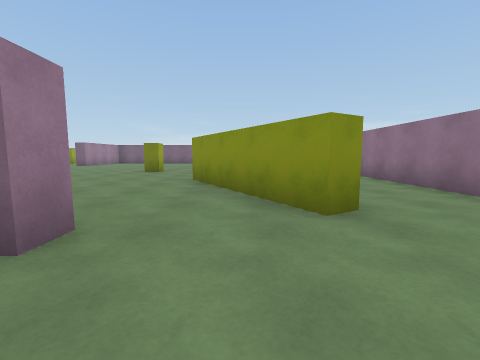
View 1 (above)

24 first-person views from a walk through a 3-D level made in the Unity game engine. The camera is 1.2 m above the floor, tilts 6° down and sees 90° across. The floor is counted in squares, 2 m on a side. Each view is taken from the middle of a square. On the plan, view 1 faces up. The plan holds only what a view shows up to about 9 squares ahead; the rest is blank. The player character is not drawn.

View 2
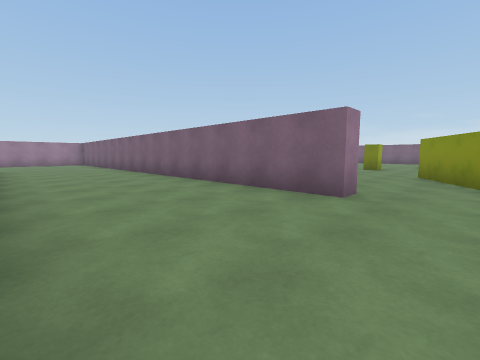

View 3
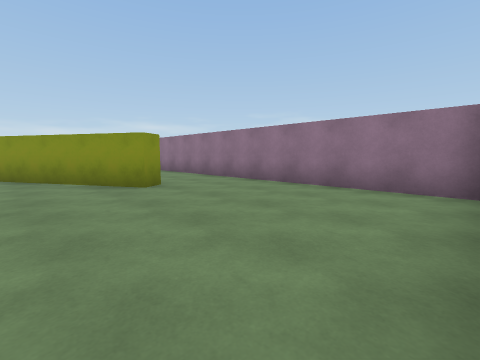

View 4
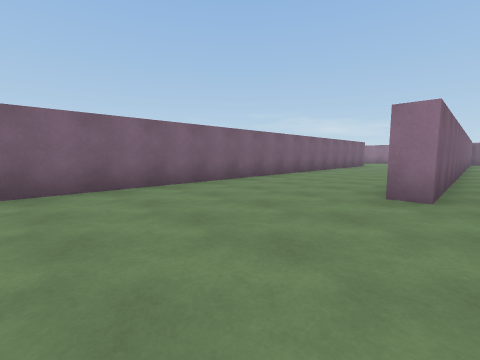

View 5
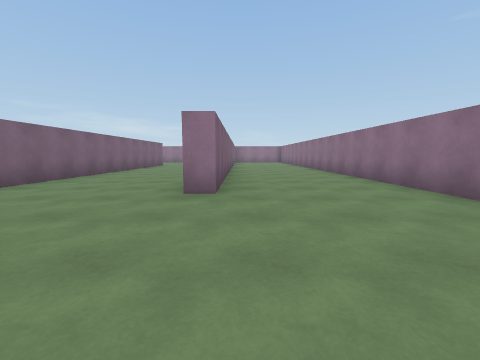

View 6
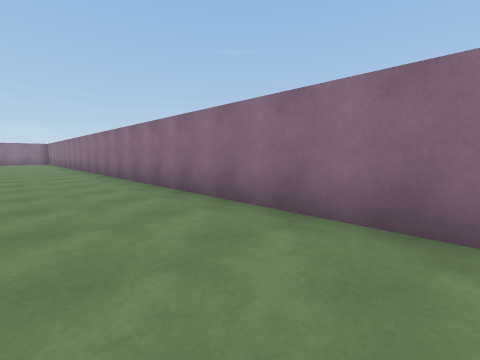

View 7
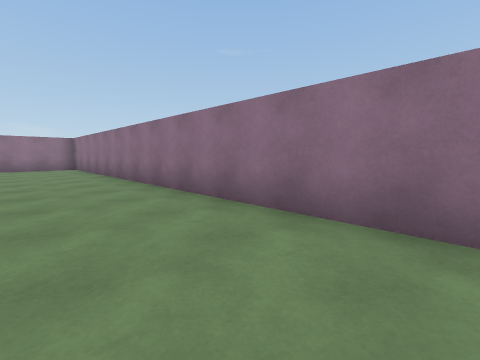

View 8
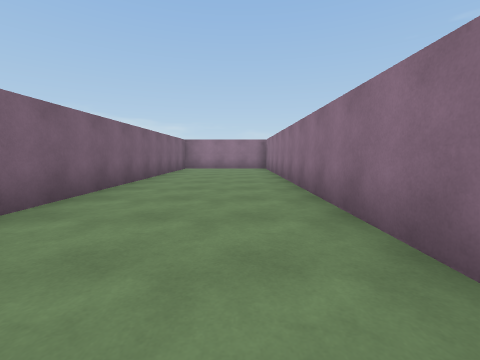

View 9
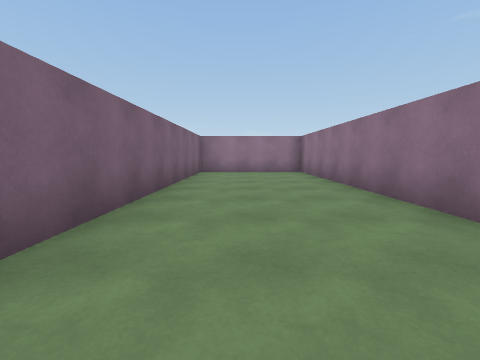

View 10
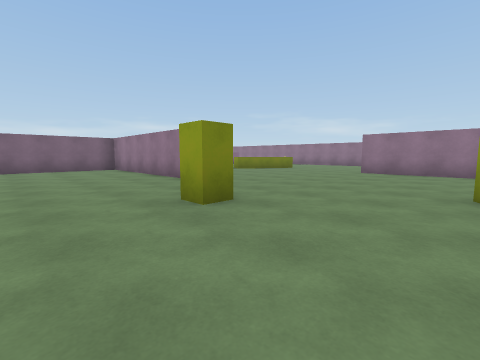

View 11
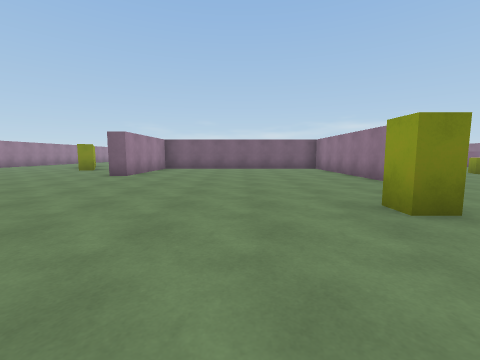

View 12
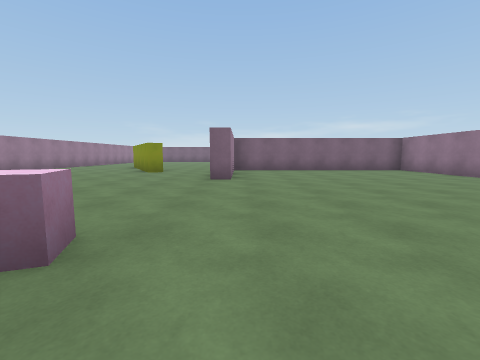

View 13
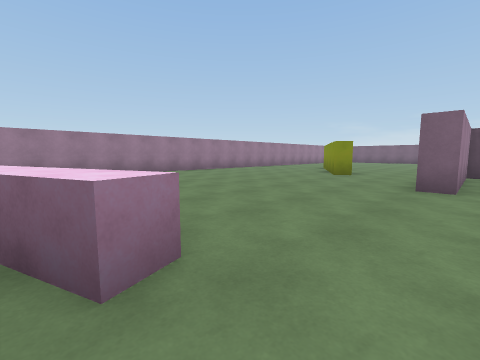

View 14
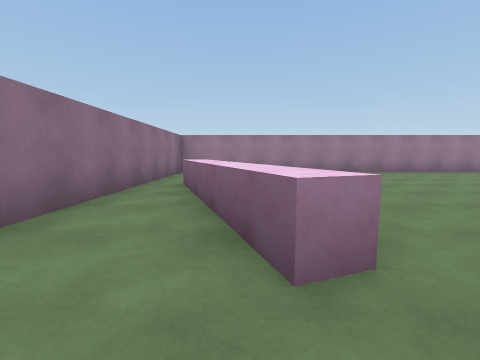

View 15
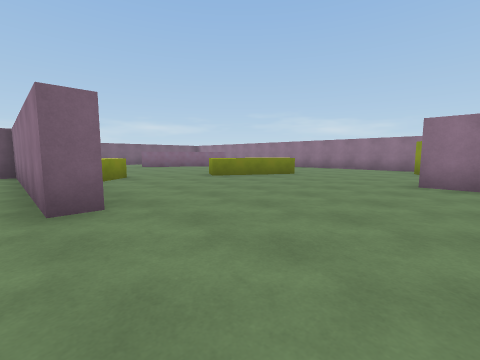

View 16
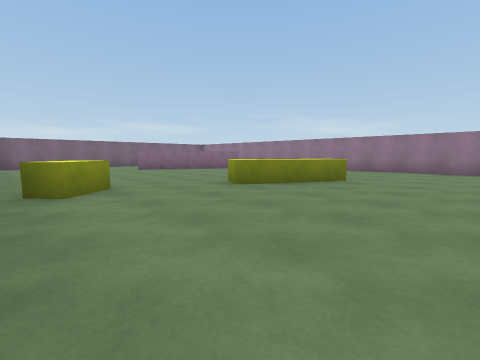

View 17
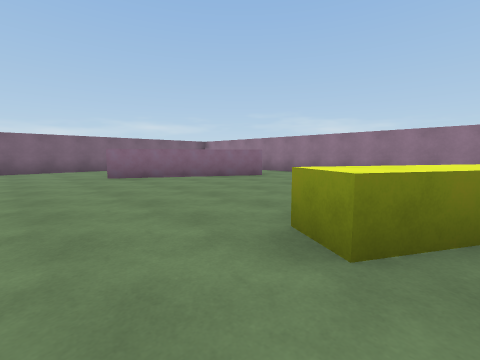

View 18
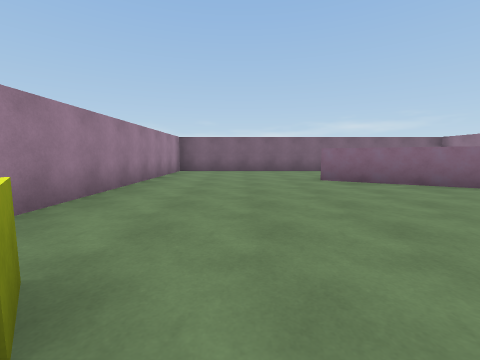

View 19
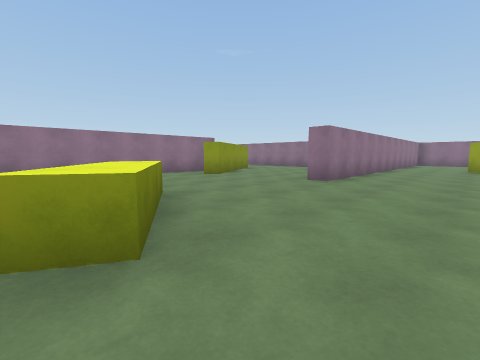

View 20
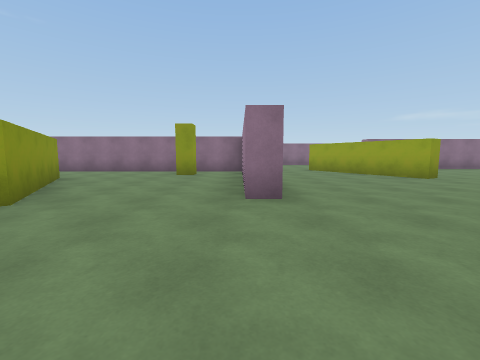

View 21
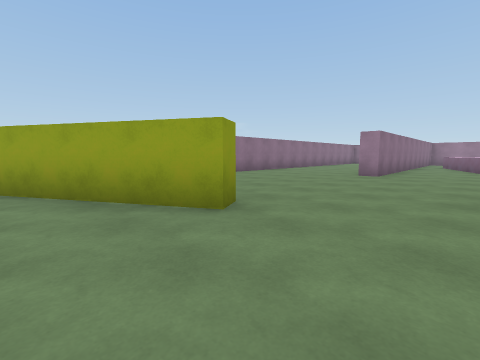

View 22
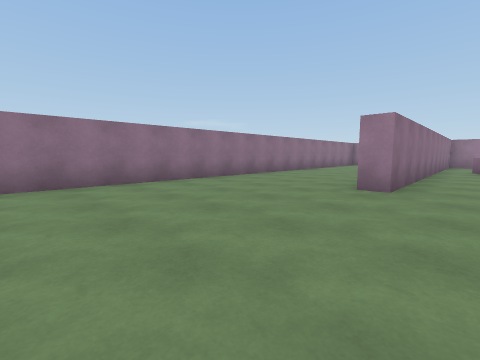

View 23
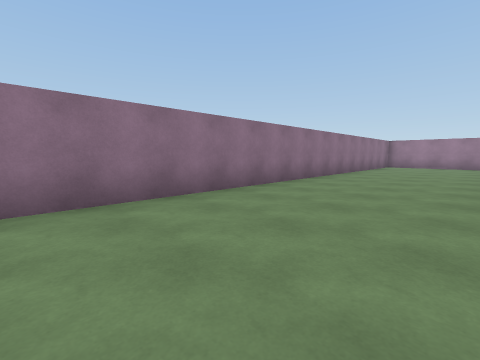

View 24
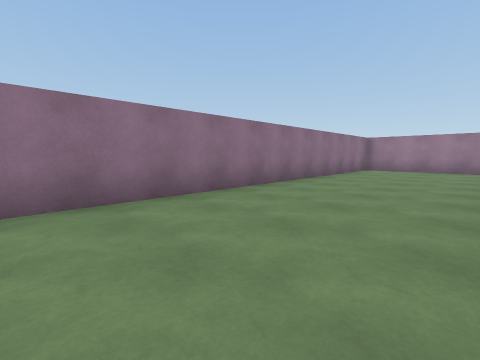

### Floor plan
Points are (right, up) in squares from view 1. A wall is a line through its corners. A room is listed if a view was taken in it or the views show most of it. See-through windows are left out.
Room 1 (views 1, 2, 3, 4, 5, 6, 7, 8, 9)
walls: (-1.2, 1.4) (-15.1, 1.4); (1.3, 2.6) (0.9, 2.3); (3.4, -2.1) (3.4, 3.6); (-15.1, -6.1) (3.4, -6.1) (3.4, -2.6) (-11.3, -2.6) (-11.3, -2.1)
ways out: opening at (1, 2.2) to room 2
Room 2 (views 10, 11, 12, 13, 14, 15, 16, 17, 18, 19, 20, 21, 22, 23, 24)
walls: (-1.1, 10.9) (-1.7, 10.9) (-1.7, 16.4) (-5, 16.4); (-8.2, 16.4) (-8.2, 12.8) (-8.8, 12.8); (-10.6, 15.3) (-11.1, 15.1) (-12, 16.7); (-1.2, 1.9) (-1.2, 1.4); (0.9, 2.3) (-1.1, 5.8) (-0.7, 6) (1.3, 2.6); (3.4, 3.6) (3.4, 8.8) (3.9, 8.8) (3.9, 6.2); (3.9, 3.4) (9.5, 3.4); (6.6, 17.5) (2.8, 19.7); (8.4, 8.5) (8.4, 18.5); (8.8, 5.6) (6.7, 9.2) (7.2, 9.5); (4.1, 22.9) (-1.2, 22.9) (-1.2, 16.1); (-16.1, 16.1) (-16.1, 6) (-6.3, 6) (-6.3, 5.5); (-16.1, 5) (-16.1, 2.2); (-15.8, 1.9) (-1.9, 1.9)
low walls: (-9.2, 8.7) (-9, 8.2) (-12.9, 6.8); (4.7, 12.1) (2.3, 13.5) (2.7, 14.2)
ways out: opening at (1, 2.2) to room 1; opening at (-10, 17); opening at (8.5, 4.5)
objects: block (-3, 8); block (0, 14) to (0, 15); block (6, 5)

Where each view was taken, in squares from view 1:
view 1: 0 up, 0 right, facing up
view 2: 2 down, 0 right, facing up-left
view 3: 2 down, 1 left, facing up-right
view 4: 3 down, 15 left, facing up-right
view 5: 3 down, 15 left, facing right
view 6: 4 down, 15 left, facing down-right
view 7: 4 down, 8 left, facing down-right
view 8: 5 down, 7 left, facing right
view 9: 4 down, 5 left, facing right
view 10: 6 up, 5 left, facing up-right
view 11: 6 up, 5 left, facing up
view 12: 7 up, 8 left, facing up
view 13: 8 up, 8 left, facing up-left
view 14: 8 up, 8 left, facing left
view 15: 8 up, 2 left, facing up-right
view 16: 10 up, 1 left, facing up-right
view 17: 13 up, 1 right, facing up-right
view 18: 14 up, 1 right, facing up
view 19: 14 up, 1 right, facing down-right
view 20: 12 up, 4 right, facing down
view 21: 8 up, 1 right, facing down-left
view 22: 7 up, 2 left, facing down-left
view 23: 5 up, 3 left, facing down-left
view 24: 5 up, 6 left, facing down-left
